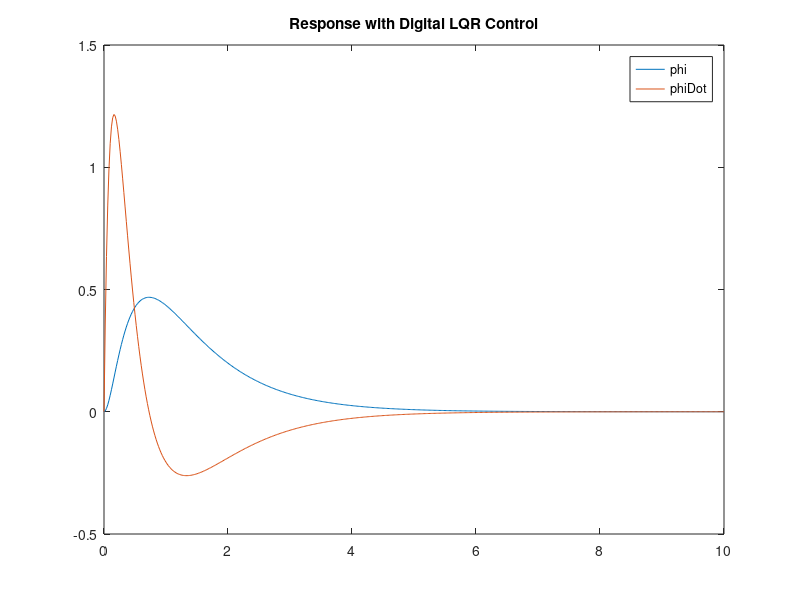
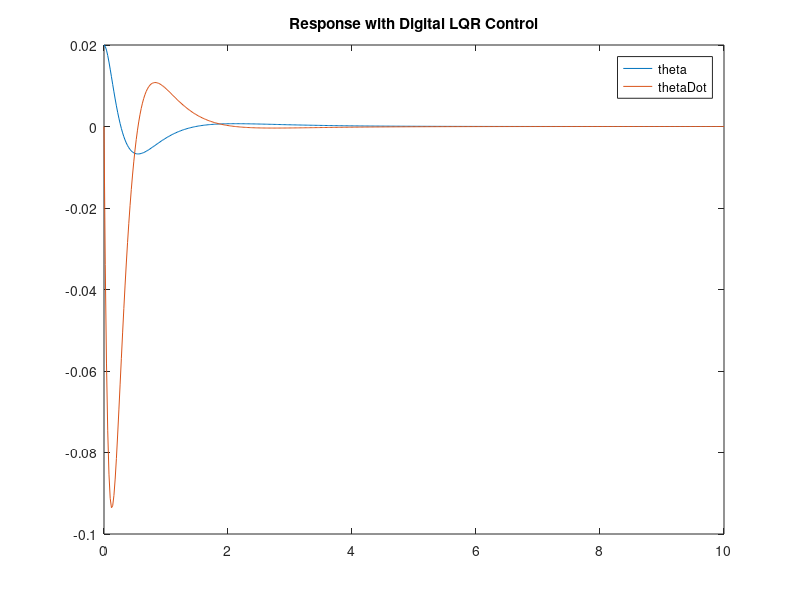
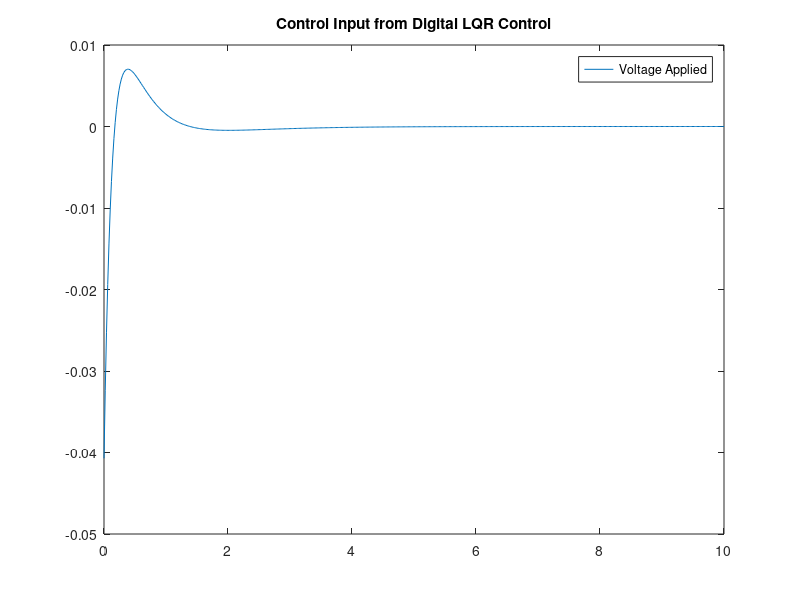

Source code (MATLAB) for these figures, in order: (Note: this script raises an error after producing the figures.)
clear; clc;

% properties of robot and earth
m__w  = 0.2;        % mass of both wheels (kg)
m__b  = 1.66;       % mass of body (kg)
I__b  = .069;       % inertia of body
I__w  = .0001764;   % inertia of both wheels
g     = 9.81;       % gravity yo. (m/s/s)
l     = 0.181;      % length from wheels to robot's COM (meters)
r     = 0.042;      % radius of wheel (meters)

% See http://fccr.ucsd.edu/pubs/NR.pdf
% page 504

denom = -l^2*m__b^2*r^2+(l^2*m__b+I__b)*(m__b*r^2+m__w*r^2+I__w);

% matrix prep
a23 = -m__b^2*g*l^2*r / denom;
a43 = (m__b*r^2+m__w*r^2+I__w)*g*l*m__b / denom;

a = [0 1  0  0;
     0 0 a23 0;
     0 0  0  1;
     0 0 a43 0];

b2 = (l^2*m__b+l*m__b*r+I__b) / denom;
b4 = (-l*m__b*r-m__b*r^2-m__w*r^2-I__w) / denom;

b = [0; b2; 0; b4];

c = [1 0 0 0; 0 1 0 0; 0 0 1 0; 0 0 0 1];

d = [0; 0; 0; 0];

% Name States, Inputs, and Outputs

states = {'xDot' 'xDDot' 'ThDot' 'ThDDot'};
inputs = ('Va');
outputs= {'x' 'xDot' 'Theta' 'ThDot'};

% Construct State-Space System

sys_ss = ss(a,b,c,d,'statename',states,'inputname',inputs,'outputname',outputs);

poles_continuous = eig(a);

%% Discrete Time State-Space with LQR Modeling

% Set timestep value in seconds
Ts=0.02; % 50Hz

% Convert Continous Time Model to Discrete Time Model

sys_d = c2d(sys_ss,Ts,'zoh');

% Construct Discrete Time State-Space Matrices

A = sys_d.a;
B = sys_d.b;
C = sys_d.c;
D = sys_d.d;

poles_discrete = eig(A);

% State Weights for Q weight matrix (Assigned arbitrarily/trial and error)

w = 1;            % x state variable weight
x = 1;          % xDot state variable weight
y = 1;           % theta state variable weight
z = 1;            % thetaDot state variable weight

% Construct Q matrix (symmetric diagonal)

Q = [w 0 0 0;
     0 x 0 0;
     0 0 y 0;
     0 0 0 z];

% Assign R value for LQR input weight

R = 10000;

% Find LQR gain Matrix K and new poles e
[K,S,e] = dlqr(A,B,Q,R);

% my_poles = [-0.099; -00.0098; -0.00097; -0.00096];

% K = place(A, B, my_poles);



%% Save the matrices
dlmwrite('Ad_matrix.csv',A);
dlmwrite('Bd_matrix.csv',B);
dlmwrite('Kd_matrix.csv',K);

%% Closed Loop Discrete Time State-Space Model

% Construct state feedback discrete time state-space model matrices

Ac = (A-B*K);
Bc = B;
Cc = C;
Dc = D;

% Closed loop poles from state feedback

poles_LQR = eig(Ac);

% Construct discrete time state-space model for state feedback simulation

sys_cl = ss(Ac,Bc,Cc,Dc,Ts,'statename',states,'inputname',inputs,'outputname',outputs);

% Verify poles match last 2 pole values

poles = eig(sys_cl.a);

% Initialize time array in increments of model timestep

t = 0:Ts:10;

% Set initial conditions for simulation

x0=[0 0 .02 0];     % Inintial angle: 0.2 radians

% Run simulation of system response based on initial angle of 0.2 radians.

% All states should converge on a value of zero to ensure robot maintains
% constant position, speed, tilt angle, and tilt rate of 0. Robot stays
% vertical and at initial position.

[y,t,x]=initial(sys_cl,x0,t);

% Plot all state output

figure;
plot(t,y(:,1),t,y(:,2));
legend('phi','phiDot')
title('Response with Digital LQR Control')


% Plot all state output

figure;
plot(t,y(:,3),t,y(:,4));
legend('theta','thetaDot')
title('Response with Digital LQR Control')

%Plot control input due to LQR state feedback gain

figure;
plot(t,(K(1).*y(:,1)+K(2).*y(:,2)+K(3).*y(:,3)+K(4).*y(:,4)))
legend('Voltage Applied')
title('Control Input from Digital LQR Control')

% Now lets simulate

m__w  = 0.2;        % mass of both wheels (kg)
m__b  = 1.66;       % mass of body (kg)
I__b  = .069;       % inertia of body
I__w  = .0001764;   % inertia of both wheels
g     = 9.81;       % gravity yo. (m/s/s)
l     = 0.181;      % length from wheels to robot's COM (meters)
r     = 0.042;      % radius of wheel (meters)


tspan = 0:.001:10;
[t,y] = ode45(@(t,y)cartpend(y,I__b, I__w, m__b,m__w,l,g,r,-K*(y-[0; 0; pi; 0])),tspan,y0);

for k=1:100:length(t)
    drawcartpend(y(k,:),m,M,L);
end